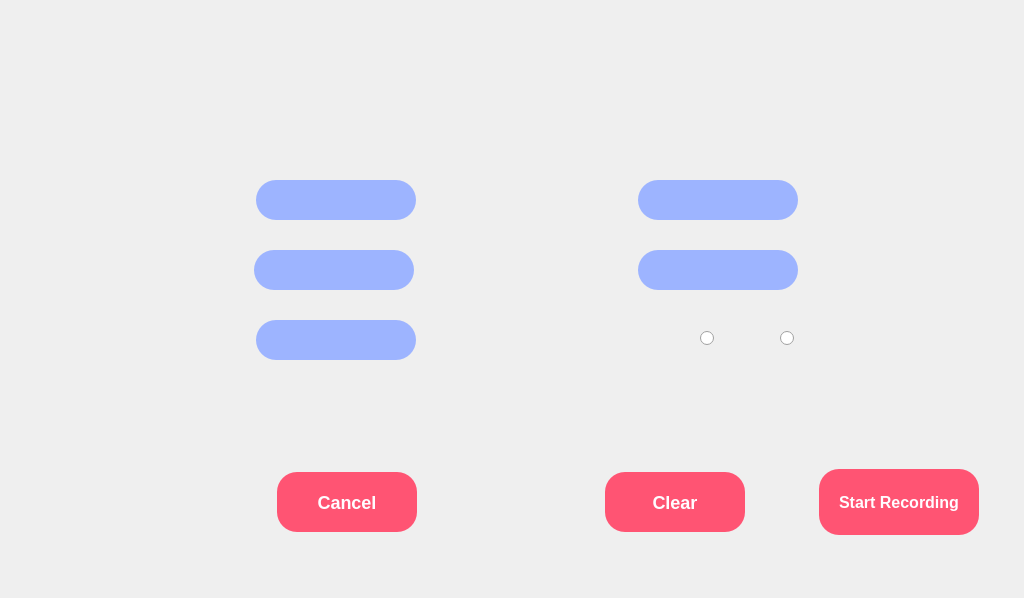
<?xml version="1.0" encoding="UTF-8"?>
<ui version="4.0">
 <class>DockWidget</class>
 <widget class="QDockWidget" name="DockWidget">
  <property name="geometry">
   <rect>
    <x>0</x>
    <y>0</y>
    <width>1024</width>
    <height>598</height>
   </rect>
  </property>
  <property name="minimumSize">
   <size>
    <width>1024</width>
    <height>598</height>
   </size>
  </property>
  <property name="windowTitle">
   <string>DockWidget</string>
  </property>
  <widget class="QWidget" name="dockWidgetContents">
   <widget class="QLabel" name="background">
    <property name="geometry">
     <rect>
      <x>0</x>
      <y>0</y>
      <width>1024</width>
      <height>576</height>
     </rect>
    </property>
    <property name="styleSheet">
     <string notr="true"/>
    </property>
    <property name="text">
     <string/>
    </property>
   </widget>
   <widget class="QTextEdit" name="txtEdit_Name">
    <property name="geometry">
     <rect>
      <x>254</x>
      <y>250</y>
      <width>160</width>
      <height>40</height>
     </rect>
    </property>
    <property name="styleSheet">
     <string notr="true">background-color: rgb(157, 180, 255);
border-radius: 20px;
font-size: 12px;
color: rgb(0, 0, 0);</string>
    </property>
   </widget>
   <widget class="QTextEdit" name="txtEdit_Email">
    <property name="geometry">
     <rect>
      <x>256</x>
      <y>320</y>
      <width>160</width>
      <height>40</height>
     </rect>
    </property>
    <property name="styleSheet">
     <string notr="true">background-color: rgb(157, 180, 255);
border-radius: 20px;
font-size: 12px;
color: rgb(0, 0, 0);</string>
    </property>
   </widget>
   <widget class="QTextEdit" name="txtEdit_Phone">
    <property name="geometry">
     <rect>
      <x>638</x>
      <y>250</y>
      <width>160</width>
      <height>40</height>
     </rect>
    </property>
    <property name="styleSheet">
     <string notr="true">background-color: rgb(157, 180, 255);
border-radius: 20px;
font-size: 12px;
color: rgb(0, 0, 0);</string>
    </property>
   </widget>
   <widget class="QTextEdit" name="txtEdit_Age">
    <property name="geometry">
     <rect>
      <x>638</x>
      <y>180</y>
      <width>160</width>
      <height>40</height>
     </rect>
    </property>
    <property name="styleSheet">
     <string notr="true">background-color: rgb(157, 180, 255);
border-radius: 20px;
font-size: 12px;
color: rgb(0, 0, 0);</string>
    </property>
   </widget>
   <widget class="QRadioButton" name="radbtn_female">
    <property name="geometry">
     <rect>
      <x>780</x>
      <y>330</y>
      <width>82</width>
      <height>17</height>
     </rect>
    </property>
    <property name="text">
     <string/>
    </property>
    <property name="autoExclusive">
     <bool>false</bool>
    </property>
   </widget>
   <widget class="QPushButton" name="btn_StartRecord">
    <property name="geometry">
     <rect>
      <x>819</x>
      <y>469</y>
      <width>160</width>
      <height>66</height>
     </rect>
    </property>
    <property name="styleSheet">
     <string notr="true">background-color:rgb(255, 84, 115);
background-image: url();
border-radius: 20px;
font-size: 16px;
font-weight:bold;
color: rgb(255, 252, 255)

</string>
    </property>
    <property name="text">
     <string>Start Recording</string>
    </property>
   </widget>
   <widget class="QPushButton" name="btn_Clear">
    <property name="geometry">
     <rect>
      <x>605</x>
      <y>472</y>
      <width>140</width>
      <height>60</height>
     </rect>
    </property>
    <property name="styleSheet">
     <string notr="true">background-color:rgb(255, 84, 115);
background-image: url();
border-radius: 20px;
font-size: 18px;
font-weight:bold;
color: rgb(255, 252, 255)</string>
    </property>
    <property name="text">
     <string>Clear</string>
    </property>
   </widget>
   <widget class="QPushButton" name="btn_Cancel">
    <property name="geometry">
     <rect>
      <x>277</x>
      <y>472</y>
      <width>140</width>
      <height>60</height>
     </rect>
    </property>
    <property name="styleSheet">
     <string notr="true">background-color:rgb(255, 84, 115);
background-image: url();
border-radius: 20px;
font-size: 18px;
font-weight:bold;
color: rgb(255, 252, 255)</string>
    </property>
    <property name="text">
     <string>Cancel</string>
    </property>
   </widget>
   <widget class="QRadioButton" name="radbtn_male">
    <property name="geometry">
     <rect>
      <x>700</x>
      <y>330</y>
      <width>82</width>
      <height>17</height>
     </rect>
    </property>
    <property name="text">
     <string/>
    </property>
    <property name="autoExclusive">
     <bool>false</bool>
    </property>
   </widget>
   <widget class="QLabel" name="msg_Error">
    <property name="geometry">
     <rect>
      <x>580</x>
      <y>390</y>
      <width>221</width>
      <height>41</height>
     </rect>
    </property>
    <property name="text">
     <string>&lt;html&gt;&lt;head/&gt;&lt;body&gt;&lt;p&gt;&lt;br/&gt;&lt;/p&gt;&lt;/body&gt;&lt;/html&gt;</string>
    </property>
   </widget>
   <widget class="QTextEdit" name="txtEdit_ID">
    <property name="geometry">
     <rect>
      <x>256</x>
      <y>180</y>
      <width>160</width>
      <height>40</height>
     </rect>
    </property>
    <property name="styleSheet">
     <string notr="true">background-color: rgb(157, 180, 255);
border-radius: 20px;
font-size: 12px;
color: rgb(0, 0, 0);</string>
    </property>
   </widget>
  </widget>
 </widget>
 <resources>
  <include location="resources.qrc"/>
 </resources>
 <connections/>
</ui>
